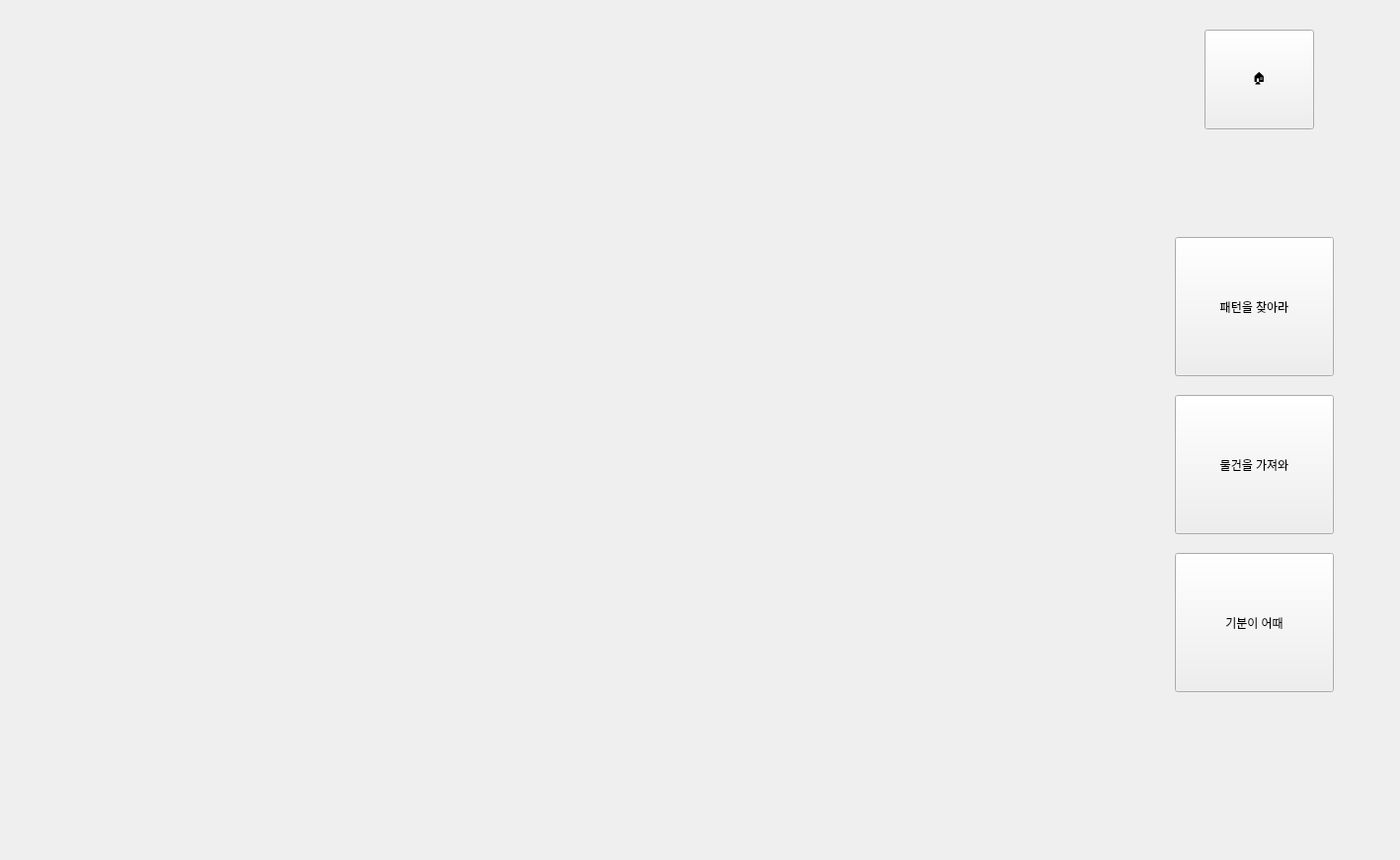
<?xml version="1.0" encoding="UTF-8"?>
<ui version="4.0">
 <class>Form</class>
 <widget class="QWidget" name="Form">
  <property name="geometry">
   <rect>
    <x>0</x>
    <y>0</y>
    <width>1418</width>
    <height>871</height>
   </rect>
  </property>
  <property name="windowTitle">
   <string>Form</string>
  </property>
  <widget class="QPushButton" name="Home">
   <property name="geometry">
    <rect>
     <x>1220</x>
     <y>30</y>
     <width>111</width>
     <height>101</height>
    </rect>
   </property>
   <property name="styleSheet">
    <string notr="true">font: 22pt &quot;BM Dohyeon&quot;;</string>
   </property>
   <property name="text">
    <string>🏠</string>
   </property>
  </widget>
  <widget class="QPushButton" name="PatternBtn">
   <property name="geometry">
    <rect>
     <x>1190</x>
     <y>240</y>
     <width>161</width>
     <height>141</height>
    </rect>
   </property>
   <property name="styleSheet">
    <string notr="true">font: 22pt &quot;BM Dohyeon&quot;;</string>
   </property>
   <property name="text">
    <string>패턴을 찾아라</string>
   </property>
  </widget>
  <widget class="QPushButton" name="ODBtn">
   <property name="geometry">
    <rect>
     <x>1190</x>
     <y>400</y>
     <width>161</width>
     <height>141</height>
    </rect>
   </property>
   <property name="styleSheet">
    <string notr="true">font: 22pt &quot;BM Dohyeon&quot;;</string>
   </property>
   <property name="text">
    <string>물건을 가져와</string>
   </property>
  </widget>
  <widget class="QPushButton" name="EmotionBtn">
   <property name="geometry">
    <rect>
     <x>1190</x>
     <y>560</y>
     <width>161</width>
     <height>141</height>
    </rect>
   </property>
   <property name="styleSheet">
    <string notr="true">font: 22pt &quot;BM Dohyeon&quot;;</string>
   </property>
   <property name="text">
    <string>기분이 어때</string>
   </property>
  </widget>
 </widget>
 <resources/>
 <connections/>
</ui>
